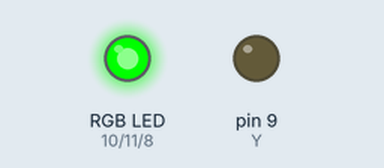
This sketch was run on a simulated Arduino Uno, built with avr-gcc and run on an emulated ATmega328P. On the bench: an RGB LED mixed from three pins (HIGH = lit), output pins drawn as LEDs (lit = HIGH).

Above: at 0.5 s.
At 1.5 s:
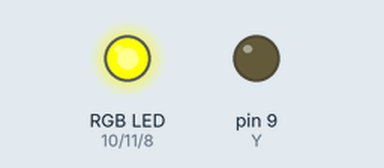
At 2.5 s:
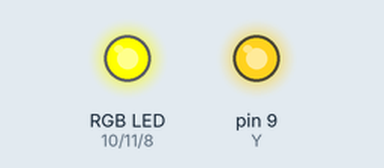
At 3.5 s:
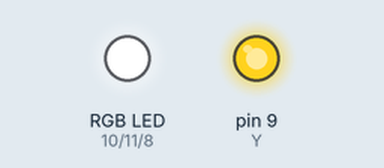
At 4.5 s:
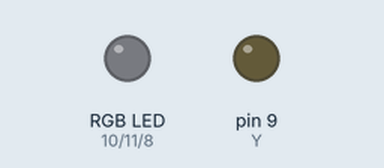
Timing chart, 0 to 6.5 s (numbered marks = the images above):
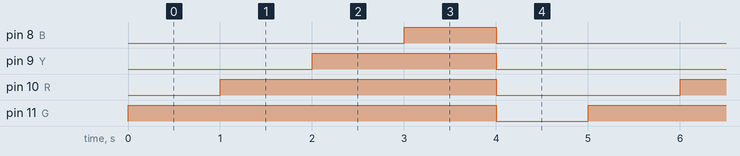

The sketch:

7_Segment_Display.ino
```cpp
int G = 11;
int R = 10;
int Y = 9;
int B = 8;

void Clear() {
  digitalWrite(G, LOW);
  digitalWrite(R, LOW);
  digitalWrite(Y, LOW);
  digitalWrite(B, LOW);
}

void RGBY(void) {
  digitalWrite(G, HIGH);
  delay(1000);
  digitalWrite(R, HIGH);
  delay(1000);
  digitalWrite(Y, HIGH);
  delay(1000);
  digitalWrite(B, HIGH);
  delay(1000);
  Clear();
  delay(1000);
}

void setup() {
  pinMode(G,OUTPUT);
  pinMode(R,OUTPUT);
  pinMode(Y,OUTPUT);
  pinMode(B,OUTPUT);
}

void loop() {
  RGBY();
}
```

Measured:
- by itself, pin 8 (B): alternates HIGH for 1.0 s and LOW for 4.0 s
- by itself, pin 9 (Y): alternates HIGH for 2.0 s and LOW for 3.0 s
- by itself, pin 10 (R): alternates HIGH for 3.0 s and LOW for 2.0 s
- by itself, pin 11 (G): alternates HIGH for 4.0 s and LOW for 1.0 s
